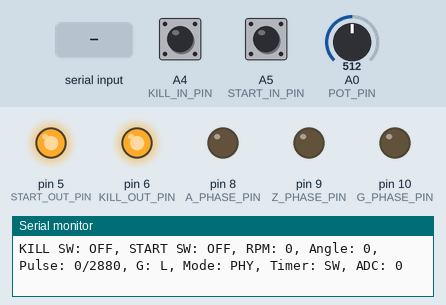
A program run on a simulated Arduino Nano, built with avr-gcc and run on an emulated ATmega328P. Shown: output pins drawn as LEDs (lit = HIGH), the last lines printed to the serial monitor. The inputs (shaded band) are chosen by the test bench; at power-on: A4 (KILL_IN_PIN) HIGH, A0 (POT_PIN) = 512, A5 (START_IN_PIN) HIGH.

Above: at 1.2 s.
1.3 s: A4 (KILL_IN_PIN) pulled LOW for 1 s
At 3.5 s:
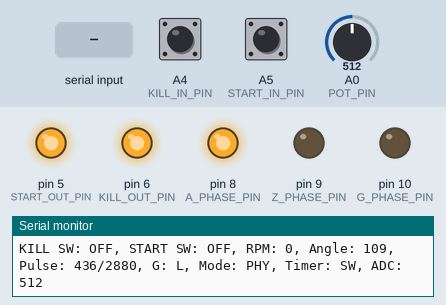
3.8 s: "RPM:\n" received over Serial
At 5.0 s:
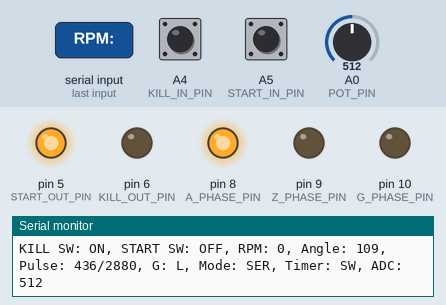
5.3 s: A4 (KILL_IN_PIN) pulled LOW for 0.15 s
At 5.9 s:
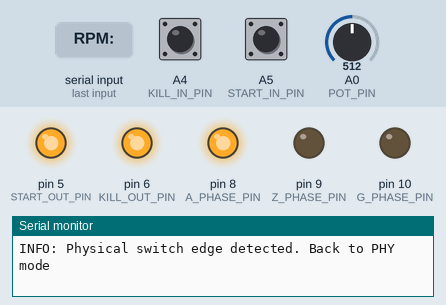
7.0 s: A4 (KILL_IN_PIN) pulled LOW for 3.2 s
At 11.2 s:
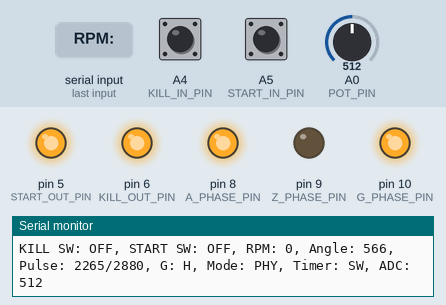
Timing chart, 0 to 12.7 s (numbered marks = the images above; inputs shaded):
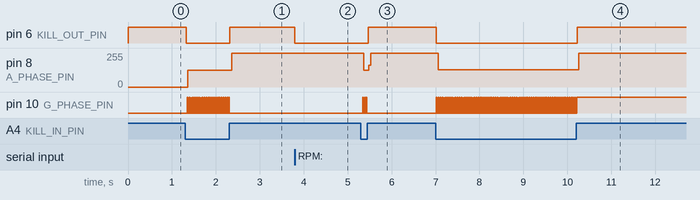

Measured:
- after the input at 1.3 s, pin 6 (KILL_OUT_PIN): HIGH → LOW at once, → HIGH 1.0 s later; pin 8 (A_PHASE_PIN): 0/255 → 127/255 after 0.06 s, → 255/255 1.0 s later; pin 10 (G_PHASE_PIN): alternates HIGH for 0.01 s and LOW for 0.03 s, 46 changes in all, then stays LOW, starting after 0.05 s
- after the input at 3.8 s, pin 6 (KILL_OUT_PIN): HIGH → LOW at once
- after the input at 5.3 s, pin 6 (KILL_OUT_PIN): LOW → HIGH after 0.17 s; pin 8 (A_PHASE_PIN): 255/255 → 127/255 after 0.06 s, → 255/255 0.12 s later; pin 10 (G_PHASE_PIN): alternates HIGH for 0.01 s and LOW for 0.03 s, 6 changes in all, then stays LOW, starting at once
- after the input at 7.0 s, pin 6 (KILL_OUT_PIN): HIGH → LOW at once, → HIGH 3.2 s later; pin 8 (A_PHASE_PIN): 255/255 → 129/255 after 0.06 s, → 255/255 3.2 s later; pin 10 (G_PHASE_PIN): alternates HIGH for 0.01 s and LOW for 0.03 s, 149 changes in all, then stays HIGH, starting at once

The program:

main.cpp
```cpp
#include <Arduino.h>

// SW状態定義
const int swON = LOW;
const int swOFF = HIGH;

// ピン定義
const int KILL_IN_PIN  = A4;
const int START_IN_PIN = A5;
const int POT_PIN      = A0;
const int A_PHASE_PIN  = 8;   // D8=PB0
const int Z_PHASE_PIN  = 9;   // D9=PB1
const int G_PHASE_PIN  = 10;  // D10=PB2
const int KILL_OUT_PIN  = 6;  // D6=PD6（アクティブLow）
const int START_OUT_PIN = 5;  // D5=PD5（アクティブLow）

// エンコーダ仕様（MA735互換）
const int PULSES_PER_REV = 360;
const int MAX_RPM = 6500;
const int START_RPM = 600;

// G相設定（変更可能）
const int G_PHASE_ROTATIONS = 2;
const int G_PHASE_START_DEG = 450;
const int G_PHASE_EDGES = 720;

// 高速計算用定数（コンパイル時計算）
const int TOTAL_EDGES_PER_REV   = PULSES_PER_REV * 4;           // 1440
const int TOTAL_EDGES_PER_CYCLE = TOTAL_EDGES_PER_REV * G_PHASE_ROTATIONS; // 2880
const int G_PHASE_START_EDGES   = (int)((int32_t)G_PHASE_START_DEG * TOTAL_EDGES_PER_REV / 360); // 1800
const int G_PHASE_END_EDGES     = G_PHASE_START_EDGES + G_PHASE_EDGES; // 2520

// タイマー制御
volatile bool useHighPrecisionTimer = false;

// ADC値
volatile uint16_t adc0 = 0;

// 変数
unsigned long lastMicros = 0;
unsigned long pulseInterval = 0;
uint16_t currentRPM = 0;

// エンコーダカウンタ（除算不要なインクリメント方式）
volatile int pulseCount = 0;  // G相周期内カウント（0〜TOTAL_EDGES_PER_CYCLE-1）
volatile int posInRev   = 0;  // 回転内カウント    （0〜TOTAL_EDGES_PER_REV-1）

// 状態変数（デバッグ用）
volatile bool aState = false;
volatile bool zState = false;
volatile bool gState = false;

// デバッグ
unsigned long lastDebugTime = 0;
const unsigned long DEBUG_INTERVAL = 1000;

// シリアル制御
bool serialControlMode = false;
bool serialKillSW  = false;
bool serialStartSW = false;
uint16_t serialRPM = 0;

// シリアルバッファ
char serialBuffer[32];
uint8_t serialBufPos = 0;

// SW前回状態
int prevKillSWState  = swOFF;
int prevStartSWState = swOFF;

// デバウンス
const unsigned long SW_DEBOUNCE_MS = 20;
unsigned long killDebounceTimer  = 0;
unsigned long startDebounceTimer = 0;
int rawKillSWState_prev  = swOFF;
int rawStartSWState_prev = swOFF;
int debouncedKillState   = swOFF;
int debouncedStartState  = swOFF;

// プロトタイプ宣言
void generatePulse();
void setupHighPrecisionTimer();
void setTimerFrequency(uint32_t frequency);
void setupHighSpeedADC();
void checkSerialInput();
void processSerialCommand(const char* cmd);

// ─────────────────────────────────────────────────────────────────────────────
// パルス生成関数（ISRから直接呼び出し）
// ・除算不要なカウンタ方式で ISR 実行時間を最小化（% 1440 / % 2880 を排除）
// ・4エッジで1エンコーダパルス → 360 PPR の正しい出力
// ・出力：A相(D8/PB0), Z相(D9/PB1), G相(D10/PB2)
// ─────────────────────────────────────────────────────────────────────────────
void generatePulse() {
  // G相周期カウンタ
  if (++pulseCount >= TOTAL_EDGES_PER_CYCLE) pulseCount = 0;

  // 回転内エッジ位置カウンタ（除算不要）
  if (++posInRev >= TOTAL_EDGES_PER_REV) posInRev = 0;

  // エッジフェーズ: & 3 (= % 4, 2の累乗なのでビットマスクで高速)
  // 0,1 → HIGH / 2,3 → LOW の4エッジで1パルス → 360 PPR
  int ep = posInRev & 3;

  bool newA = (ep < 2);                   // A相：edgePhase 0,1 でHIGH
  bool newZ = (posInRev < 4 && ep == 1);  // Z相：1回転に1回、A&&B HIGH期間のみ出力
  bool newG = (pulseCount >= G_PHASE_START_EDGES && pulseCount < G_PHASE_END_EDGES); // G相

  // 状態更新（デバッグ用）
  aState = newA; zState = newZ; gState = newG;

  // レジスタ直接操作（高速IO）
  if (newA) PORTB |= (1 << PB0); else PORTB &= ~(1 << PB0);  // A相 D8=PB0
  if (newZ) PORTB |= (1 << PB1); else PORTB &= ~(1 << PB1);  // Z相 D9=PB1
  if (newG) PORTB |= (1 << PB2); else PORTB &= ~(1 << PB2);  // G相 D10=PB2
}

void setup() {
  Serial.begin(115200);

  // ピン設定
  pinMode(A_PHASE_PIN, OUTPUT);    // D8
  pinMode(Z_PHASE_PIN, OUTPUT);    // D9
  pinMode(G_PHASE_PIN, OUTPUT);    // D10
  pinMode(KILL_OUT_PIN, OUTPUT);   // D6
  pinMode(START_OUT_PIN, OUTPUT);  // D5
  pinMode(KILL_IN_PIN, INPUT_PULLUP);
  pinMode(START_IN_PIN, INPUT_PULLUP);

  // 初期状態（KILL/START出力をHIGHに=非アクティブ）
  PORTD |= ((1 << PD5) | (1 << PD6));
  PORTB &= ~((1 << PB0) | (1 << PB1) | (1 << PB2));
  PORTB &= ~((1 << PB0) | (1 << PB1));

  // ADC初期化（簡易版）
  pinMode(POT_PIN, INPUT);

  Serial.println("MA735 Encoder Simulator Started");
  Serial.println("PPT=359 (360 pulses/turn), ILIP=1111");
  Serial.print("G Phase: "); Serial.print(G_PHASE_ROTATIONS);
  Serial.print(" rot cycle, start "); Serial.print(G_PHASE_START_DEG);
  Serial.print("deg, "); Serial.print(G_PHASE_EDGES); Serial.println(" edges");
  Serial.println("D8=A, D9=Z, D10=G | A4=KillIn, A5=StartIn | D6=KillOut, D5=StartOut");
  Serial.println("--- Commands: KILL:ON/OFF | START:ON/OFF | RPM:0-6500 | STATUS | RESET ---");

  // 念のためグローバル割り込みを明示的に有効化
  interrupts();
}

void loop() {
  interrupts();

  checkSerialInput();

  // SWデバウンス（A4=PC4, A5=PC5）
  int rawKill  = (PINC & (1 << PC4)) ? swOFF : swON;
  int rawStart = (PINC & (1 << PC5)) ? swOFF : swON;
  unsigned long nowMs = millis();

  if (rawKill != rawKillSWState_prev) { rawKillSWState_prev = rawKill; killDebounceTimer = nowMs; }
  if (nowMs - killDebounceTimer >= SW_DEBOUNCE_MS) debouncedKillState = rawKill;
  int KILL_SW_State = debouncedKillState;

  if (rawStart != rawStartSWState_prev) { rawStartSWState_prev = rawStart; startDebounceTimer = nowMs; }
  if (nowMs - startDebounceTimer >= SW_DEBOUNCE_MS) debouncedStartState = rawStart;
  int START_SW_State = debouncedStartState;

  // 物理SWのOFF→ONエッジでシリアル制御モードを解除
  bool killPressedEdge  = (prevKillSWState  == swOFF && KILL_SW_State  == swON);
  bool startPressedEdge = (prevStartSWState == swOFF && START_SW_State == swON);
  if (serialControlMode && (killPressedEdge || startPressedEdge)) {
    serialControlMode = false;
    serialKillSW = false;
    serialStartSW = false;
    serialRPM = 0;
    Serial.println("INFO: Physical switch edge detected. Back to PHY mode");
  }

  prevKillSWState  = KILL_SW_State;
  prevStartSWState = START_SW_State;

  // シリアルモード時はSW状態を上書き
  if (serialControlMode) {
    KILL_SW_State  = serialKillSW  ? swON : swOFF;
    START_SW_State = serialStartSW ? swON : swOFF;
  }

  // SW状態→出力制御・RPM決定
  if (KILL_SW_State == swON) {
    uint8_t sreg = SREG;
    noInterrupts();
    PORTD &= ~(1 << PD6);  // KILL出力 D6=LOW（アクティブ）
    SREG = sreg;
    if (START_SW_State == swON) {
      sreg = SREG;
      noInterrupts();
      PORTD &= ~(1 << PD5);  // START出力 D5=LOW（アクティブ）
      SREG = sreg;
      currentRPM = START_RPM;
    } else {
      sreg = SREG;
      noInterrupts();
      PORTD |= (1 << PD5);  // START出力 D5=HIGH（非アクティブ）
      SREG = sreg;
      if (serialControlMode) {
        currentRPM = serialRPM;
      } else {
        adc0 = analogRead(POT_PIN);
        currentRPM = (uint16_t)(((uint32_t)adc0 * MAX_RPM) / 1023);
      }
    }
  } else {
    uint8_t sreg = SREG;
    noInterrupts();
    PORTD |= (1 << PD6);  // KILL出力 D6=HIGH（非アクティブ）
    PORTD |= (1 << PD5);  // START出力 D5=HIGH（非アクティブ）
    SREG = sreg;
    currentRPM = 0;
  }

  // パルス間隔計算（generatePulse をTOTAL_EDGES_PER_REV回/回転で呼び出す）
  if (currentRPM > 0) {
    uint32_t pulsesPerSecond = ((uint32_t)currentRPM * TOTAL_EDGES_PER_REV) / 60;
    pulseInterval = 1000000UL / pulsesPerSecond;

    if (pulsesPerSecond > 10000) {
      if (!useHighPrecisionTimer) { setupHighPrecisionTimer(); useHighPrecisionTimer = true; }
      setTimerFrequency(pulsesPerSecond);
    } else {
      if (useHighPrecisionTimer) { TIMSK1 &= ~(1 << OCIE1A); useHighPrecisionTimer = false; }
    }
  } else {
    pulseInterval = 0;
    if (useHighPrecisionTimer) { TIMSK1 &= ~(1 << OCIE1A); useHighPrecisionTimer = false; }
  }

  // SWタイマー（HWタイマー時はISRから自動呼び出し）
  if (!useHighPrecisionTimer) {
    unsigned long cm = micros();
    if (pulseInterval > 0 && (cm - lastMicros >= pulseInterval)) {
      generatePulse();
      lastMicros = cm;
    }
  }

  // デバッグ出力（1秒間隔）
  if (millis() - lastDebugTime >= DEBUG_INTERVAL) {
    int angleDeg = ((long)pulseCount * 360) / TOTAL_EDGES_PER_REV;
    Serial.print("KILL SW: "); Serial.print(KILL_SW_State == swON ? "ON" : "OFF");
    Serial.print(", START SW: "); Serial.print(START_SW_State == swON ? "ON" : "OFF");
    Serial.print(", RPM: "); Serial.print(currentRPM);
    Serial.print(", Angle: "); Serial.print(angleDeg);
    Serial.print(", Pulse: "); Serial.print(pulseCount);
    Serial.print("/"); Serial.print(TOTAL_EDGES_PER_CYCLE);
    Serial.print(", G: "); Serial.print(gState ? "H" : "L");
    Serial.print(", Mode: "); Serial.print(serialControlMode ? "SER" : "PHY");
    Serial.print(", Timer: "); Serial.print(useHighPrecisionTimer ? "HW" : "SW");
    Serial.print(", ADC: "); Serial.print(adc0);
    Serial.println();
    lastDebugTime = millis();
  }
}

// 高精度タイマー設定
void setupHighPrecisionTimer() {
  noInterrupts();
  TCCR1A = 0; TCCR1B = 0; TCNT1 = 0;
  TCCR1B |= (1 << WGM12);              // CTCモード
  TCCR1B |= (1 << CS11) | (1 << CS10); // プリスケーラー64（初期）
  TIMSK1 |= (1 << OCIE1A);             // 割り込み有効
  interrupts();
}

// タイマー周波数設定
void setTimerFrequency(uint32_t frequency) {
  noInterrupts();
  const uint32_t F = 16000000UL;
  uint32_t cmp;
  if      (frequency > 62500) { TCCR1B = (TCCR1B & 0xF8) | (1 << CS10);            cmp = F / frequency - 1; }
  else if (frequency >  7812) { TCCR1B = (TCCR1B & 0xF8) | (1 << CS11);            cmp = F / (    8 * frequency) - 1; }
  else if (frequency >   976) { TCCR1B = (TCCR1B & 0xF8) | (1 << CS11) | (1 << CS10); cmp = F / (   64 * frequency) - 1; }
  else if (frequency >   244) { TCCR1B = (TCCR1B & 0xF8) | (1 << CS12);            cmp = F / (  256 * frequency) - 1; }
  else                        { TCCR1B = (TCCR1B & 0xF8) | (1 << CS12) | (1 << CS10); cmp = F / ( 1024 * frequency) - 1; }
  if (cmp > 65535) cmp = 65535;
  if (cmp < 1)     cmp = 1;
  OCR1A = (uint16_t)cmp;
  interrupts();
}

// Timer1 比較マッチ割り込み → generatePulse() を直接呼び出し
ISR(TIMER1_COMPA_vect) {
  generatePulse();
}

// ADC設定（未使用。互換のため残置）
void setupHighSpeedADC() {
}

// シリアルコマンド処理
void processSerialCommand(const char* cmd) {
  if (strncmp(cmd, "KILL:", 5) == 0) {
    const char* v = cmd + 5;
    if      (strcmp(v, "ON")  == 0) serialKillSW = true;
    else if (strcmp(v, "OFF") == 0) serialKillSW = false;
    else { Serial.println("ERR: KILL:ON or KILL:OFF"); return; }
    serialControlMode = true;
    Serial.print("OK KILL:"); Serial.println(serialKillSW ? "ON" : "OFF");

  } else if (strncmp(cmd, "START:", 6) == 0) {
    const char* v = cmd + 6;
    if      (strcmp(v, "ON")  == 0) serialStartSW = true;
    else if (strcmp(v, "OFF") == 0) serialStartSW = false;
    else { Serial.println("ERR: START:ON or START:OFF"); return; }
    serialControlMode = true;
    Serial.print("OK START:"); Serial.println(serialStartSW ? "ON" : "OFF");

  } else if (strncmp(cmd, "RPM:", 4) == 0) {
    int rpm = atoi(cmd + 4);
    if (rpm < 0 || rpm > MAX_RPM) { Serial.print("ERR: RPM 0-"); Serial.println(MAX_RPM); return; }
    serialRPM = (uint16_t)rpm;
    serialKillSW = true; serialStartSW = false; serialControlMode = true;
    Serial.print("OK RPM:"); Serial.println(serialRPM);

  } else if (strcmp(cmd, "STATUS") == 0) {
    Serial.print("Mode:");     Serial.println(serialControlMode ? "SERIAL" : "PHYSICAL");
    Serial.print("RPM:");      Serial.println(currentRPM);
    Serial.print("KILL_SW:");  Serial.println(serialKillSW  ? "ON" : "OFF");
    Serial.print("START_SW:"); Serial.println(serialStartSW ? "ON" : "OFF");

  } else if (strcmp(cmd, "RESET") == 0) {
    serialControlMode = false; serialKillSW = false; serialStartSW = false; serialRPM = 0;
    Serial.println("OK RESET");

  } else {
    Serial.print("ERR: Unknown cmd: "); Serial.println(cmd);
  }
}

// シリアル入力チェック（非ブロッキング）
void checkSerialInput() {
  while (Serial.available()) {
    char c = (char)Serial.read();
    if (c == '\n' || c == '\r') {
      if (serialBufPos > 0) {
        serialBuffer[serialBufPos] = '\0';
        processSerialCommand(serialBuffer);
        serialBufPos = 0;
      }
    } else if (serialBufPos < 31) {
      serialBuffer[serialBufPos++] = c;
    }
  }
}
```
